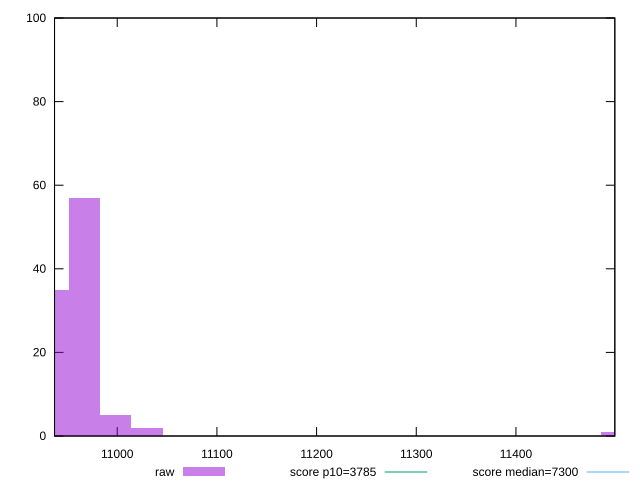

Here is the gnuplot script that generated this plot:
reset

$raw <<EOF
11501.143002794688 1
10966.936907036466 57
11029.784683008022 2
10998.360795022243 5
10935.513019050688 35
EOF

set key outside below
set boxwidth 31.42388798577784
set xrange [10937.099700000002:11499.187000000002]
set yrange [0:100]
set trange [0:100]
set style fill transparent solid 0.5 noborder

set parametric
set terminal svg size 640, 490 enhanced background rgb 'white'
set output "report_00007_2020-12-11T15:55:29.892Z/interactive/samples/pages+cached/raw/histogram.svg"

plot $raw title "raw" with boxes, \
     3785,t title "score p10=3785", \
     7300,t title "score median=7300"

reset
